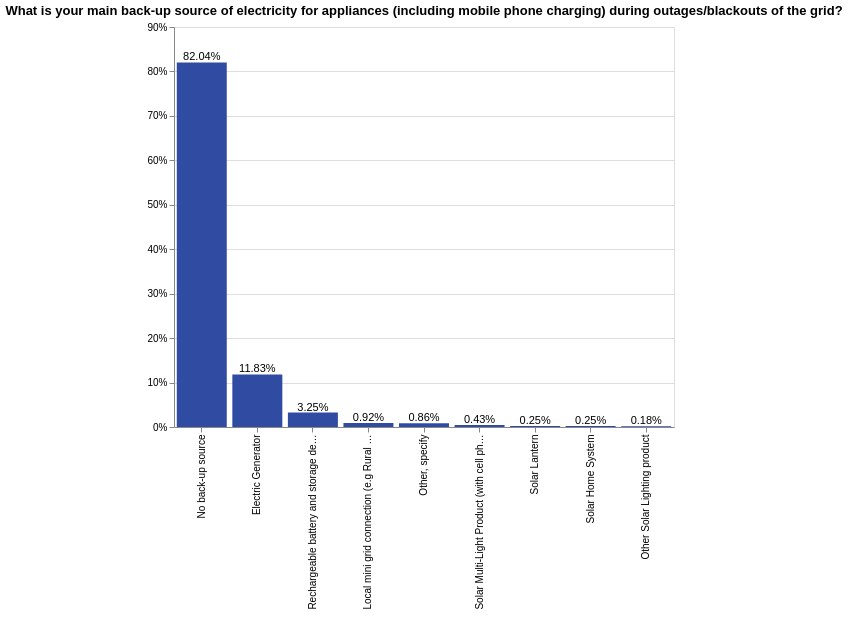

Here is the Vega-Lite specification saved for this chart:
### Vega-Lite specification from a JSON file in a GitHub repository (floating-point values rounded to 4 significant figures; data arrays with more than 128 entries replaced by an {"elided": "..."} marker saying what was removed)
{"config": {"view": {"continuousWidth": 400, "continuousHeight": 300}}, "layer": [{"mark": {"type": "bar", "color": "#304ca2"}, "encoding": {"tooltip": {"type": "nominal", "field": "c_34"}, "x": {"type": "nominal", "axis": {"title": " "}, "field": "c_34", "sort": {"field": "c_34", "op": "count", "order": "descending"}}, "y": {"type": "quantitative", "aggregate": "sum", "axis": {"format": "%", "title": ""}, "field": "pct"}}, "height": 400, "selection": {"selector011": {"type": "single", "fields": ["locality"], "bind": {"input": "select", "options": [null, 0, 1], "labels": ["National", "Urban", "Rural"], "name": "Locality Breakdown  "}}, "selector012": {"type": "single", "fields": ["elc_aggr_tier"], "bind": {"input": "select", "options": [null, "Tier 0", "Tier 1", "Tier 2", "Tier 3", "Tier 4", "Tier 5"], "labels": ["All Tiers", "Tier 0", "Tier 1", "Tier 2", "Tier 3", "Tier 4", "Tier 5"], "name": "Tiers  "}}}, "transform": [{"joinaggregate": [{"op": "count", "field": "*", "as": "total"}]}, {"calculate": "1 / datum.total", "as": "pct"}], "width": 500}, {"mark": {"type": "text", "align": "center", "baseline": "bottom"}, "encoding": {"text": {"type": "quantitative", "aggregate": "sum", "field": "pct", "format": ".2%"}, "tooltip": {"type": "nominal", "field": "c_34"}, "x": {"type": "nominal", "axis": {"title": " "}, "field": "c_34", "sort": {"field": "c_34", "op": "count", "order": "descending"}}, "y": {"type": "quantitative", "aggregate": "sum", "axis": {"format": "%", "title": ""}, "field": "pct"}}, "height": 400, "transform": [{"joinaggregate": [{"op": "count", "field": "*", "as": "total"}]}, {"calculate": "1 / datum.total", "as": "pct"}], "width": 500}], "data": {"name": "data-f195d32005fdb53b9cda7c347d26662d"}, "title": {"text": ["What is your main back-up source of electricity for appliances (including mobile phone charging) during outages/blackouts of the grid?"], "color": "black", "subtitleColor": "black"}, "transform": [{"filter": {"selection": "selector011"}}, {"filter": {"selection": "selector012"}}], "$schema": "https://vega.github.io/schema/vega-lite/v4.8.1.json", "datasets": {"data-f195d32005fdb53b9cda7c347d26662d": {"elided": "1631 records"}}}
